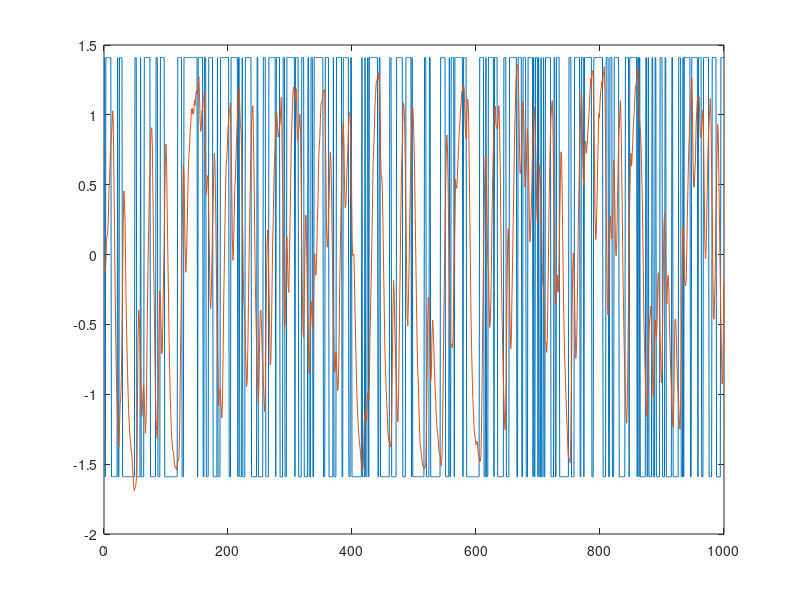

Reproduce this figure in MATLAB. (Note: this script raises an error after producing the figure.)
clear, clc; close all
load dryer.dat

input = dryer(:,1);
output = dryer(:,2);

input = input - mean(input);
output = output - mean(output);
figure
plot(input)
hold on
plot(output)

Data = table(input,output);
writetable(Data,'data.csv')